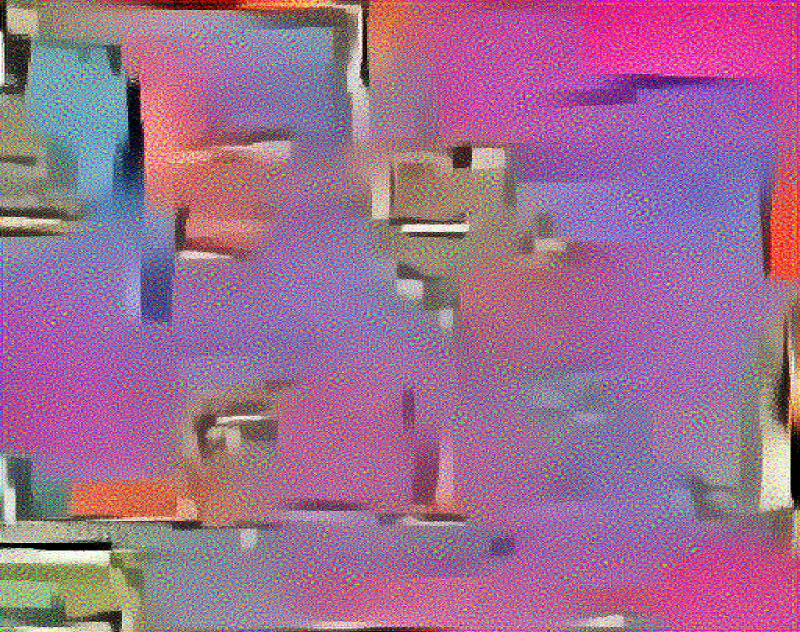
#> input picture imgs/final_imgs/result_100_1_set3.jpg, 1600 x 1264 px, given in place of result_3_1_set3.jpg, which was not available (shown at 1/2 size)
$ python histogram_matching_for_sim_set3.py
#> lines starting #> are read from the running program, lines starting #| are printed output that depends on the picture; pictures that were not available may be replaced by others from this repository, and a replacement may not be noted
#!/usr/bin/env python

'''
Welcome to the Histogram Matching Program!

Given a source image and a reference image, this program
returns a modified version of the source image that matches
the histogram of the reference image.

Image Requirements:
  - Source image must be color.
  - Reference image must be color.
  - The sizes of the source image and reference image do not
    have to be the same.
  - The program supports an optional third image (mask) as
    an argument.
  - When the mask image is provided, it will be rescaled to
    be the same size as the source image, and the resulting
    matched image will be masked by the mask image.

Usage:
  python histogram_matching.py <source_image> <ref_image> [<mask_image>]
'''

# Python 2/3 compatibility
from __future__ import print_function

import cv2 # Import the OpenCV library
import numpy as np # Import Numpy library
import matplotlib.pyplot as plt # Import matplotlib functionality
import sys # Enables the passing of arguments
import os

# Project: Histogram Matching Using OpenCV
# Author: Addison Sears-Collins
# Date created: 9/27/2019
# Python version: 3.7

# Define the file name of the images
cwd=os.getcwd()

# SOURCE_IMAGE = f"{cwd}\imgs\src_imgs\starrynight.jpg"

# give the iterations of the image
# iterations= <variable>

iterations=int(input("Please enter the iterations: "))
#> the answer given: 3
#> in main, image_src is the input picture: shape (1264, 1600, 3); mean B, G, R 145.3, 110.7, 157.1
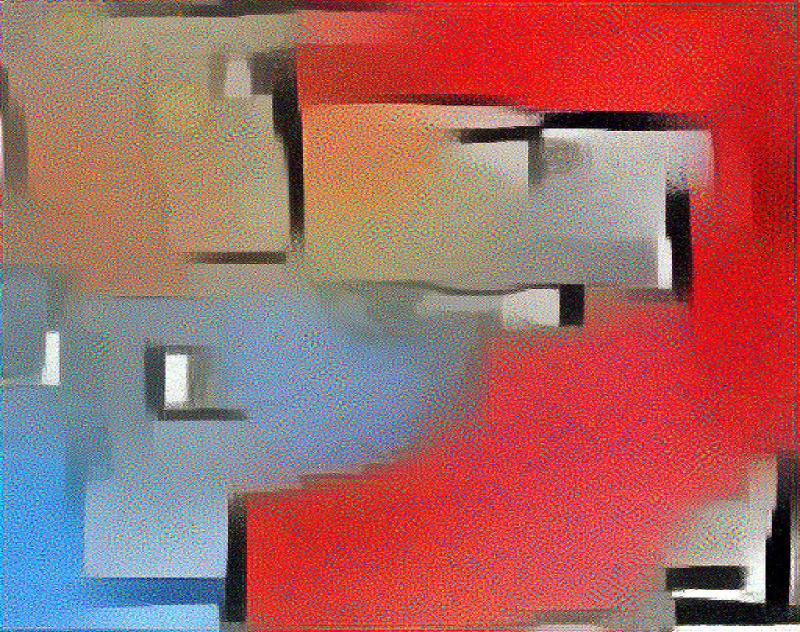
#> input picture imgs/final_imgs/result_300_1_set3.jpg, 1600 x 1264 px, given in place of starrynight.jpg, which was not available (shown at 1/2 size)
#> in main, image_ref is the input picture: shape (1264, 1600, 3); mean B, G, R 101.6, 104.1, 163.5

SOURCE_IMAGE = f"{cwd}\imgs\\final_imgs\\result_{iterations}_1_set3.jpg" # change iterations here, 1 means the generated image used color profile of original content image
REFERENCE_IMAGE = f"{cwd}\imgs\src_imgs\starrynight.jpg"
MASK_IMAGE = "mask.jpg"
OUTPUT_IMAGE = "aspens_in_fall_forest_output"
OUTPUT_MASKED_IMAGE = "aspens_in_fall_forest_output_masked.jpg"

def calculate_cdf(histogram):
    """
    This method calculates the cumulative distribution function
    :param array histogram: The values of the histogram
    :return: normalized_cdf: The normalized cumulative distribution function
    :rtype: array
    """
    # Get the cumulative sum of the elements
    cdf = histogram.cumsum()

    # Normalize the cdf
    normalized_cdf = cdf / float(cdf.max())

    return normalized_cdf

def calculate_lookup(src_cdf, ref_cdf):
    """
    This method creates the lookup table
    :param array src_cdf: The cdf for the source image
    :param array ref_cdf: The cdf for the reference image
    :return: lookup_table: The lookup table
    :rtype: array
    """
    lookup_table = np.zeros(256)
    lookup_val = 0
    for src_pixel_val in range(len(src_cdf)):
        lookup_val
        for ref_pixel_val in range(len(ref_cdf)):
            if ref_cdf[ref_pixel_val] >= src_cdf[src_pixel_val]:
                lookup_val = ref_pixel_val
                break
        lookup_table[src_pixel_val] = lookup_val

    return lookup_table

def match_histograms(src_image, ref_image):
    """
    This method matches the source image histogram to the
    reference signal
    :param image src_image: The original source image
    :param image  ref_image: The reference image
    :return: image_after_matching
    :rtype: image (array)
    """
    # Split the images into the different color channels
    # b means blue, g means green and r means red
    src_b, src_g, src_r = cv2.split(src_image)
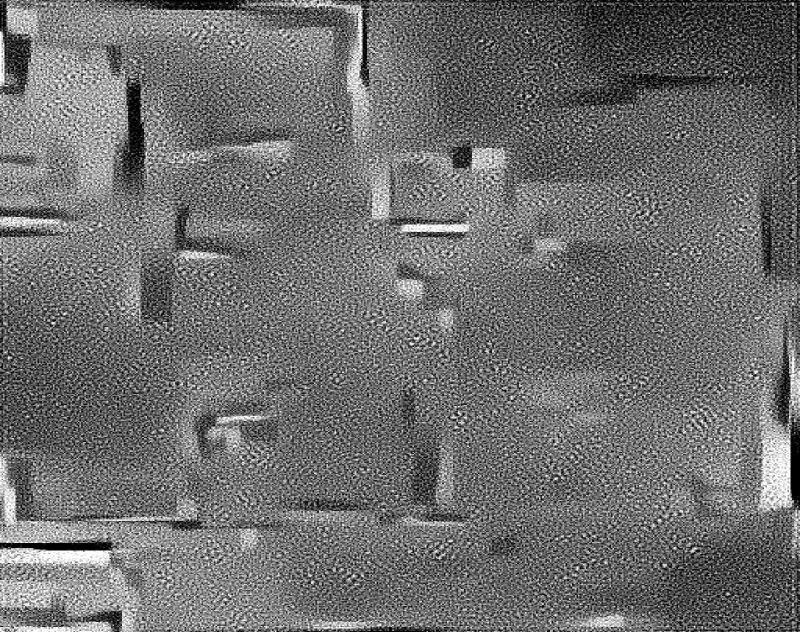
#> src_g: shape (1264, 1600) (shown at 1/2 size); min 0, max 255, mean 110.7
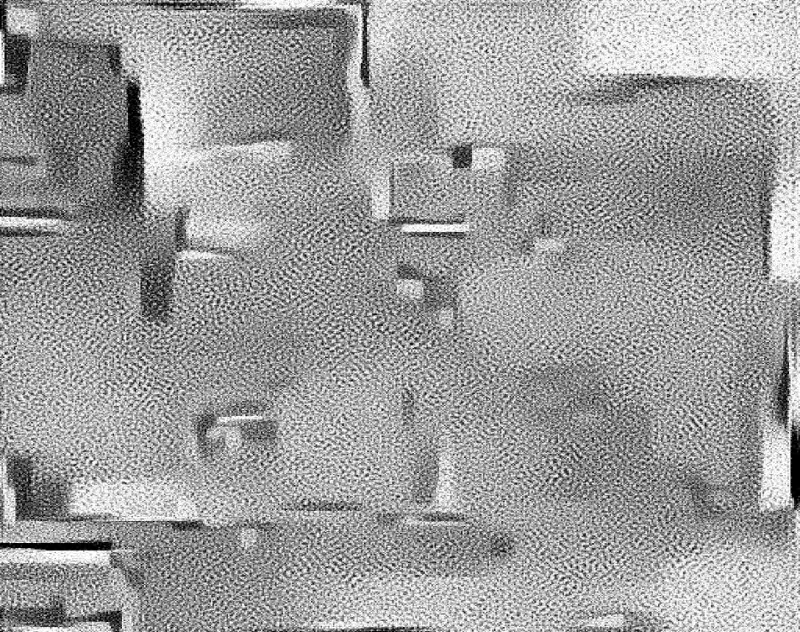
#> src_r: shape (1264, 1600) (shown at 1/2 size); min 0, max 255, mean 157.1
    ref_b, ref_g, ref_r = cv2.split(ref_image)
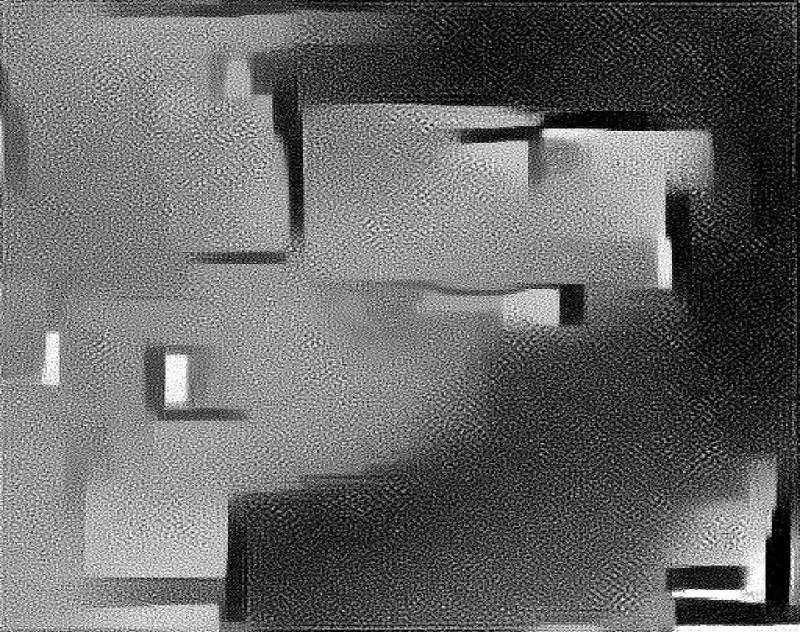
#> ref_g: shape (1264, 1600) (shown at 1/2 size); min 0, max 255, mean 104.1
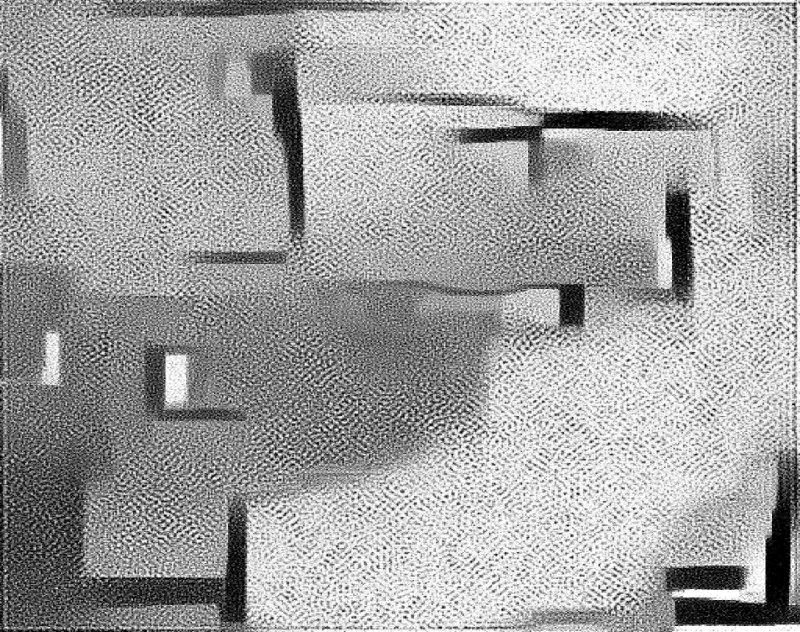
#> ref_r: shape (1264, 1600) (shown at 1/2 size); min 0, max 255, mean 163.5


    # Compute the b, g, and r histograms separately
    # The flatten() Numpy method returns a copy of the array c
    # collapsed into one dimension.
    src_hist_blue, bin_0 = np.histogram(src_b.flatten(), 256, [0,256])
#> src_hist_blue = 256 values, max 18391 at index 255, min 680 at index 1, mean 7900; bin_0 = 257 values from 0 to 256
    src_hist_green, bin_1 = np.histogram(src_g.flatten(), 256, [0,256])
#> src_hist_green = 256 values, max 15290 at index 113, min 588 at index 254, mean 7900; bin_1 = 257 values from 0 to 256
    src_hist_red, bin_2 = np.histogram(src_r.flatten(), 256, [0,256])
#> src_hist_red = 256 values, max 48956 at index 255, min 492 at index 2, mean 7900; bin_2 = 257 values from 0 to 256
    ref_hist_blue, bin_3 = np.histogram(ref_b.flatten(), 256, [0,256])
#> ref_hist_blue = 256 values, max 90816 at index 0, min 1628 at index 254, mean 7900; bin_3 = 257 values from 0 to 256
    ref_hist_green, bin_4 = np.histogram(ref_g.flatten(), 256, [0,256])
#> ref_hist_green = 256 values, max 41748 at index 0, min 909 at index 253, mean 7900; bin_4 = 257 values from 0 to 256
    ref_hist_red, bin_5 = np.histogram(ref_r.flatten(), 256, [0,256])
#> ref_hist_red = 256 values, max 82626 at index 255, min 1366 at index 5, mean 7900; bin_5 = 257 values from 0 to 256

    # Compute the normalized cdf for the source and reference image
    src_cdf_blue = calculate_cdf(src_hist_blue)
#> in calculate_cdf, `cdf = histogram.cumsum()`: cdf = 256 values from 11799 to 2022400
#> in calculate_cdf, `normalized_cdf = cdf / float(cdf.max())`: normalized_cdf = 256 values from 0.00583 to 1
#> src_cdf_blue = 256 values from 0.00583 to 1
    src_cdf_green = calculate_cdf(src_hist_green)
#> src_cdf_green = 256 values from 0.0064 to 1
    src_cdf_red = calculate_cdf(src_hist_red)
#> src_cdf_red = 256 values from 0.00345 to 1
    ref_cdf_blue = calculate_cdf(ref_hist_blue)
#> ref_cdf_blue = 256 values from 0.0449 to 1
    ref_cdf_green = calculate_cdf(ref_hist_green)
#> ref_cdf_green = 256 values from 0.0206 to 1
    ref_cdf_red = calculate_cdf(ref_hist_red)
#> ref_cdf_red = 256 values from 0.00698 to 1

    # Make a separate lookup table for each color
    blue_lookup_table = calculate_lookup(src_cdf_blue, ref_cdf_blue)
#> after the loop in calculate_lookup, `for src_pixel_val in range(len(src_cdf)):`: lookup_table = 256 values from 0 to 255
#> blue_lookup_table = 256 values from 0 to 255
    green_lookup_table = calculate_lookup(src_cdf_green, ref_cdf_green)
#> green_lookup_table = 256 values from 0 to 255
    red_lookup_table = calculate_lookup(src_cdf_red, ref_cdf_red)
#> red_lookup_table = 256 values from 0 to 255

    # Use the lookup function to transform the colors of the original
    # source image
    blue_after_transform = cv2.LUT(src_b, blue_lookup_table)
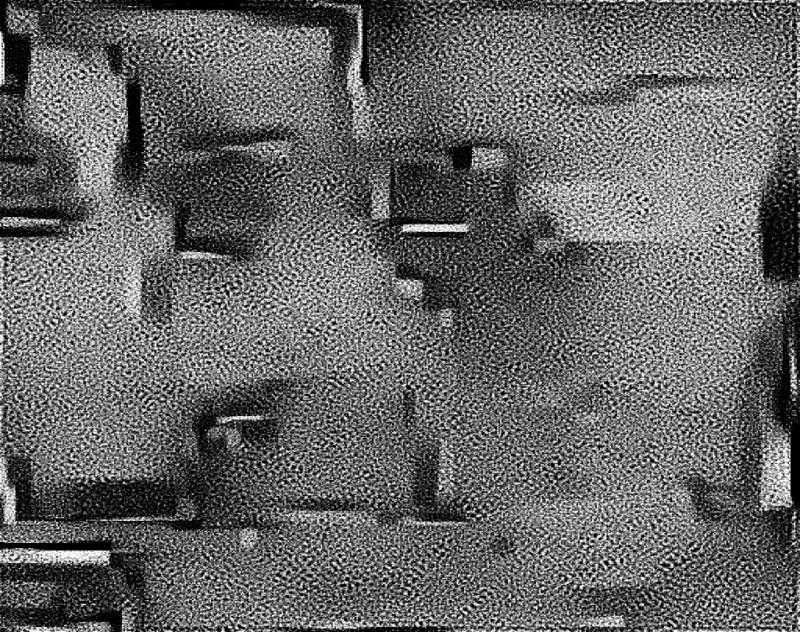
#> blue_after_transform: shape (1264, 1600) float64 (shown at 1/2 size); min 0, max 255, mean 102.2
    green_after_transform = cv2.LUT(src_g, green_lookup_table)
    red_after_transform = cv2.LUT(src_r, red_lookup_table)

    # Put the image back together
    image_after_matching = cv2.merge([
        blue_after_transform, green_after_transform, red_after_transform])
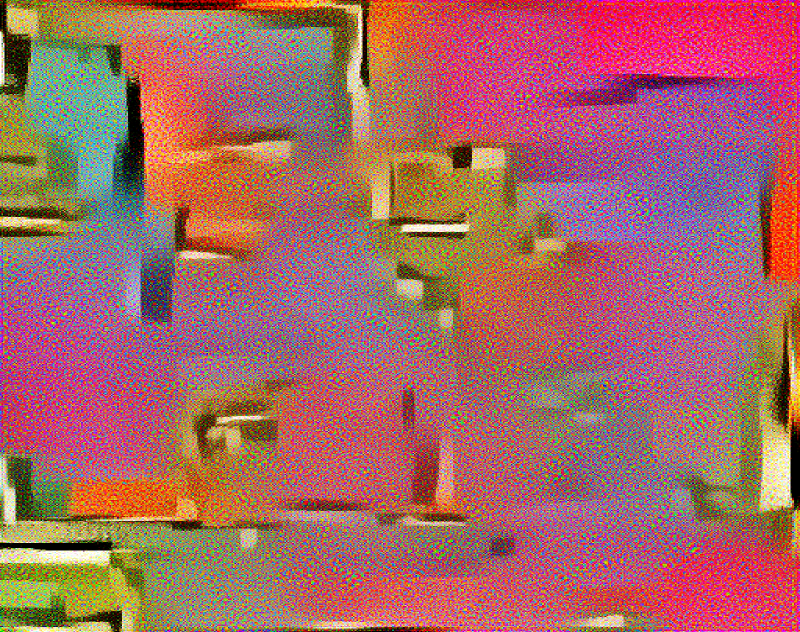
#> image_after_matching: shape (1264, 1600, 3) float64 (shown at 1/2 size); mean B, G, R 102.2, 104.7, 164.1
    image_after_matching = cv2.convertScaleAbs(image_after_matching)

    print(src_b)
#> (printed output is left out)

    # [37 lines of commented-out code are left out]


    return image_after_matching

# [24 lines left out: function calculate_histograms, not called in this run]


    # [8 lines of commented-out code are left out]

def write_1D_list_to_csv(li_header,li):
    np.savetxt(f"{li_header}.csv", li, delimiter=",", fmt='%s', header=li_header)


# [31 lines left out: function mask_image, not called in this run]

def main():
    """
    Main method of the program.
    """
    start_the_program = input("Press ENTER to perform histogram matching...")

    # A flag to indicate if the mask image was provided or not by the user
    mask_provided = False

    # Pull system arguments
    try:
        image_src_name = sys.argv[1]
        image_ref_name = sys.argv[2]
    except:
        image_src_name = SOURCE_IMAGE
        image_ref_name = REFERENCE_IMAGE

    try:
        image_mask_name = sys.argv[3]
        mask_provided = True
    except:
        print("\nNote: A mask was not provided.\n")

    # Load the images and store them into a variable
    image_src = cv2.imread(cv2.samples.findFile(image_src_name))
    image_ref = cv2.imread(cv2.samples.findFile(image_ref_name))

    image_mask = None
    if mask_provided:
        image_mask = cv2.imread(cv2.samples.findFile(image_mask_name))

    # Check if the images loaded properly
    if image_src is None:
        print('Failed to load source image file:', image_src_name)
        sys.exit(1)
    elif image_ref is None:
        print('Failed to load reference image file:', image_ref_name)
        sys.exit(1)
    else:
        # Do nothing
        pass

    # Convert the image mask to grayscale
    if mask_provided:
        image_mask = cv2.cvtColor(image_mask, cv2.COLOR_BGR2GRAY)

    # Calculate the matched image
    output_image = match_histograms(image_src, image_ref)

    # Mask the matched image
    if mask_provided:
        output_masked = mask_image(output_image, image_mask)

    # Save the output images
    cv2.imwrite(f"{cwd}\imgs\\final_imgs\\result_{iterations}_1_post_set3.jpg", output_image)


    # calculate hist and cdf for the generated pic
    image_generated = cv2.imread(cv2.samples.findFile(f"{cwd}\imgs\\final_imgs\\result_{iterations}_1_post_set3.jpg"))
    # calculate_histograms(image_generated)

    if mask_provided:
        cv2.imwrite(OUTPUT_MASKED_IMAGE, output_masked)

    ## Display images, used for debugging
    cv2.imshow('Source Image', image_src)
    cv2.imshow('Reference Image', image_ref)
    cv2.imshow('Output Image', output_image)
    if mask_provided:
        cv2.imshow('Mask', image_mask)
        cv2.imshow('Output Image (Masked)', output_masked)

    cv2.waitKey(0) # Wait for a keyboard event

if __name__ == '__main__':
    print(__doc__)
    main()
    cv2.destroyAllWindows()
